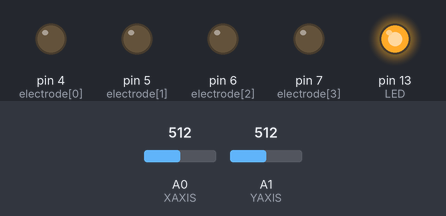
Simulated run of this sketch. Board: Arduino Uno, built with avr-gcc and run on an emulated ATmega328P. Parts: output pins drawn as LEDs (lit = HIGH). Inputs (shaded band) come from the test bench; at power-on: A0 (XAXIS) = 512, A1 (YAXIS) = 512. Pins used as bus, display or sensor lines are not drawn.

Above: at 1.2 s.
1.3 s: A0 (XAXIS) set to 586
2.8 s: A0 (XAXIS) set to 618
At 3.6 s:
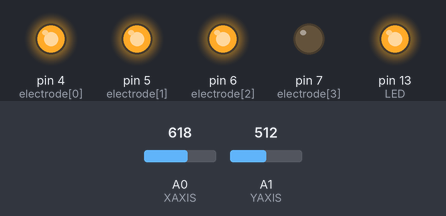
4.3 s: A0 (XAXIS) set to 190
At 4.8 s:
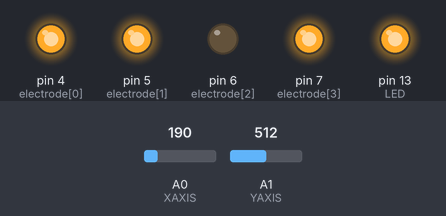
5.8 s: A0 (XAXIS) set to 218
At 7.0 s:
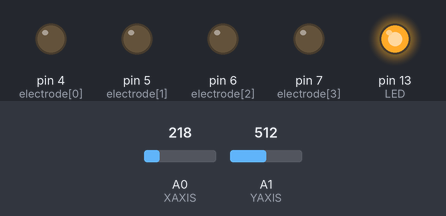
7.3 s: A1 (YAXIS) set to 591
8.8 s: A1 (YAXIS) set to 609
At 9.4 s:
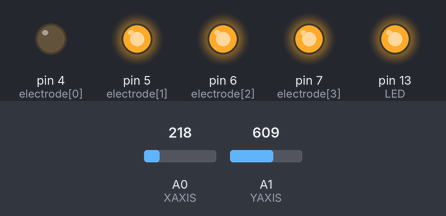
Timing chart, 0 to 11.3 s (numbered marks = the images above; inputs shaded):
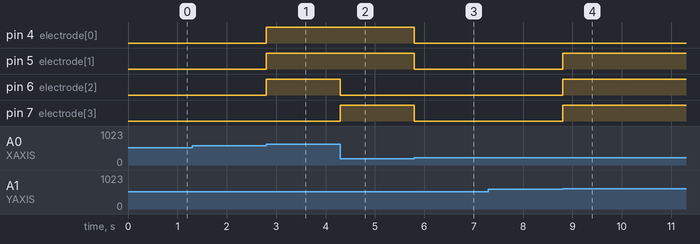

The sketch:

paramecium1.ino
```cpp
// Very basic code to control paramecia with a dual-axis potentiometer joystick
// See paramecium2 for an alternative version which tristates outputs not in use

# define UP 0
# define DOWN 1
# define LEFT 2
# define RIGHT 3

// These should correspond to the pins that your up, down, left and right
// electrodes are attached to respectively
char electrode[] = {4, 5, 6, 7};

#define LED 13

// Analog inputs for the two joystick axes
#define XAXIS A0
#define YAXIS A1

void move (int dir) {
  // move the paramecia in the specified direction;
  // move(-1) turns all outputs off
  for(int i=0;i<=4;++i) {
    if(dir == i || dir == -1)
      digitalWrite(electrode[i], LOW);
    else
      digitalWrite(electrode[i], HIGH);
  }
}


void setup () {
  Serial.begin(9600);
  for(int i=0;i<=4;++i) {
    pinMode(electrode[i], OUTPUT);
  }
  pinMode(LED, OUTPUT);
  digitalWrite(LED, HIGH);
}

void loop(){
  int  x = analogRead(XAXIS);
  int y = analogRead(YAXIS);
  if(x<200) {
    move(LEFT);
  }  else if(x>600) {
    move(RIGHT);
  } else if(y<200) {
    move(DOWN);
  }  else if(y>600) {
    move(UP);
  }
  else {
    move(-1); // turn off outputs
  }
}
```

Measured:
- the behaviour switches between 600 and 601 on A0 (XAXIS) (found by bisection; images 0 and 1)
- the behaviour switches between 199 and 200 on A0 (XAXIS) (found by bisection; images 2 and 3)
- the behaviour switches between 600 and 601 on A1 (YAXIS) (found by bisection; images 3 and 4)
- after the input at 1.3 s, every drawn part: stays the same
- after the input at 2.8 s, pin 4 (electrode[0]), pin 5 (electrode[1]), pin 6 (electrode[2]): LOW → HIGH at once
- after the input at 4.3 s, pin 6 (electrode[2]): HIGH → LOW at once; pin 7 (electrode[3]): LOW → HIGH at once
- after the input at 5.8 s, pin 4 (electrode[0]), pin 5 (electrode[1]), pin 7 (electrode[3]): HIGH → LOW at once
- after the input at 7.3 s, every drawn part: stays the same
- after the input at 8.8 s, pin 5 (electrode[1]), pin 6 (electrode[2]), pin 7 (electrode[3]): LOW → HIGH at once
